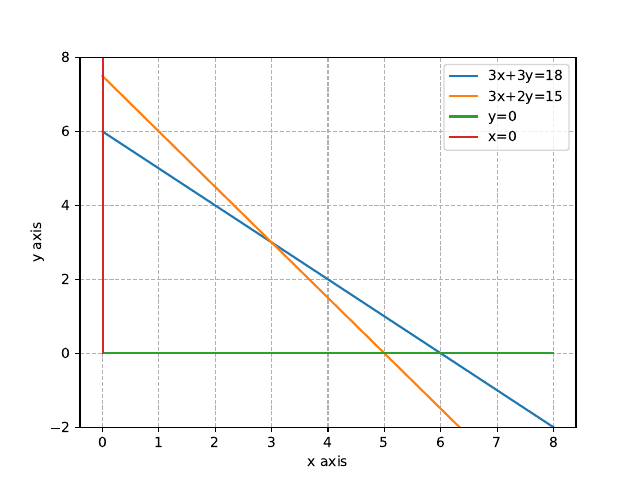

Here is the Python script that generated this plot:
import numpy as np
from numpy import linalg as LA
from pylab import *
import cvxpy  as cp

#if using termux
import subprocess
import shlex
#end if

# ax+by <= d
A = np.array(( [3, 3], [3, 2])).T  #
B = np.array([18,15]).reshape(2,1)  #Total available Floor & Fat

# objective function coeffs
c = np.array([30,25])             
x = cp.Variable((2,1),nonneg=True)

#Cost function
f = c@x     #P = max(30 25)x
obj = cp.Maximize(f)

#Constraints
constraints = [A@x <= B]

#solution
prob = cp.Problem(obj, constraints)
prob.solve()
print("Maximun :", f.value)
print("Number of type_1 :", x.value[0])
print("Number of type_2 :", x.value[1])

x1=np.linspace(0,8,200)
#print(len(x1))
y1=(18-3*x1)/3
y2=(15-3*x1)/2
plt.plot(x1,y1,label='3x+3y=18')
plt.plot(x1,y2,label='3x+2y=15')

y4=np.zeros(len(x1))
plt.plot(x1,y4,label='y=0')
plt.plot(y4,x1,label='x=0')
plt.title('')
plt.ylim([-2,8])
# Add X and y Label
plt.xlabel('x axis')
plt.ylabel('y axis')

# Add a grid
plt.grid(alpha=1,linestyle='--')
plt.legend()
plt.savefig('/sdcard/download/opt/opt1.pdf')  
subprocess.run(shlex.split("termux-open /sdcard/Download/opt/opt1.pdf"))
plt.show()
